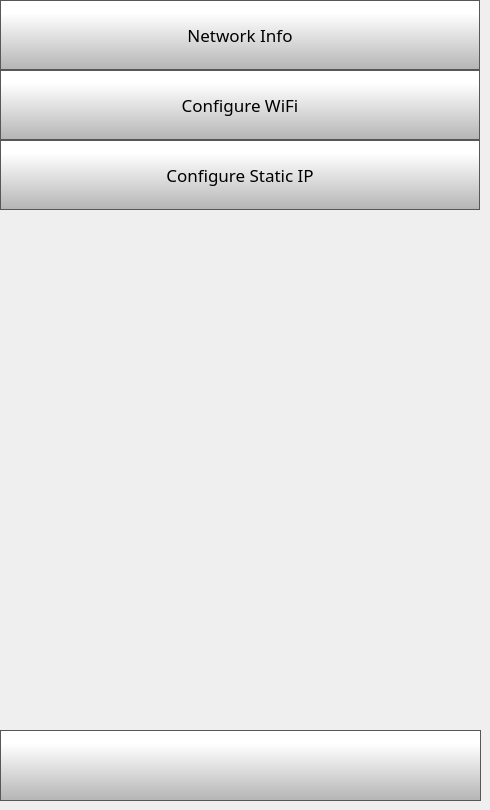
    <widget class="QWidget" name="networkSettingsPage">
     <widget class="QPushButton" name="networkInfoButton">
      <property name="geometry">
       <rect>
        <x>0</x>
        <y>0</y>
        <width>480</width>
        <height>70</height>
       </rect>
      </property>
      <property name="minimumSize">
       <size>
        <width>0</width>
        <height>70</height>
       </size>
      </property>
      <property name="font">
       <font>
        <family>Gotham</family>
        <pointsize>13</pointsize>
       </font>
      </property>
      <property name="styleSheet">
       <string notr="true">QPushButton {
     border: 1px solid rgb(87, 87, 87);
	background-color: qlineargradient(spread:pad, x1:0, y1:1, x2:0, y2:0.188, stop:0 rgba(180, 180, 180, 255), stop:1 rgba(255, 255, 255, 255));


}

QPushButton:pressed {
    background-color: qlineargradient(x1: 0, y1: 0, x2: 0, y2: 1,
                                      stop: 0 #dadbde, stop: 1 #f6f7fa);
}

QPushButton:flat {
    border: none; /* no border for a flat push button */
}

QPushButton:default {
    border-color: navy; /* make the default button prominent */
}

QPushButton:focus {
	outline: none;
}</string>
      </property>
      <property name="text">
       <string>Network Info</string>
      </property>
      <property name="iconSize">
       <size>
        <width>40</width>
        <height>40</height>
       </size>
      </property>
     </widget>
     <widget class="QPushButton" name="configureWifiButton">
      <property name="geometry">
       <rect>
        <x>0</x>
        <y>70</y>
        <width>480</width>
        <height>70</height>
       </rect>
      </property>
      <property name="minimumSize">
       <size>
        <width>0</width>
        <height>70</height>
       </size>
      </property>
      <property name="font">
       <font>
        <family>Gotham</family>
        <pointsize>13</pointsize>
       </font>
      </property>
      <property name="styleSheet">
       <string notr="true">QPushButton {
     border: 1px solid rgb(87, 87, 87);
	background-color: qlineargradient(spread:pad, x1:0, y1:1, x2:0, y2:0.188, stop:0 rgba(180, 180, 180, 255), stop:1 rgba(255, 255, 255, 255));


}

QPushButton:pressed {
    background-color: qlineargradient(x1: 0, y1: 0, x2: 0, y2: 1,
                                      stop: 0 #dadbde, stop: 1 #f6f7fa);
}

QPushButton:flat {
    border: none; /* no border for a flat push button */
}

QPushButton:default {
    border-color: navy; /* make the default button prominent */
}

QPushButton:focus {
	outline: none;
}</string>
      </property>
      <property name="text">
       <string>Configure WiFi</string>
      </property>
      <property name="iconSize">
       <size>
        <width>40</width>
        <height>40</height>
       </size>
      </property>
     </widget>
     <widget class="QPushButton" name="configureStaticIPButton">
      <property name="geometry">
       <rect>
        <x>0</x>
        <y>140</y>
        <width>480</width>
        <height>70</height>
       </rect>
      </property>
      <property name="minimumSize">
       <size>
        <width>0</width>
        <height>70</height>
       </size>
      </property>
      <property name="font">
       <font>
        <family>Gotham</family>
        <pointsize>13</pointsize>
       </font>
      </property>
      <property name="styleSheet">
       <string notr="true">QPushButton {
     border: 1px solid rgb(87, 87, 87);
	background-color: qlineargradient(spread:pad, x1:0, y1:1, x2:0, y2:0.188, stop:0 rgba(180, 180, 180, 255), stop:1 rgba(255, 255, 255, 255));


}

QPushButton:pressed {
    background-color: qlineargradient(x1: 0, y1: 0, x2: 0, y2: 1,
                                      stop: 0 #dadbde, stop: 1 #f6f7fa);
}

QPushButton:flat {
    border: none; /* no border for a flat push button */
}

QPushButton:default {
    border-color: navy; /* make the default button prominent */
}

QPushButton:focus {
	outline: none;
}</string>
      </property>
      <property name="text">
       <string>Configure Static IP</string>
      </property>
      <property name="iconSize">
       <size>
        <width>40</width>
        <height>40</height>
       </size>
      </property>
     </widget>
     <widget class="QPushButton" name="networkSettingsBackButton">
      <property name="geometry">
       <rect>
        <x>0</x>
        <y>730</y>
        <width>481</width>
        <height>71</height>
       </rect>
      </property>
      <property name="minimumSize">
       <size>
        <width>0</width>
        <height>0</height>
       </size>
      </property>
      <property name="font">
       <font>
        <family>Gotham Light</family>
        <pointsize>9</pointsize>
       </font>
      </property>
      <property name="styleSheet">
       <string notr="true">QPushButton {
     border: 1px solid rgb(87, 87, 87);
	background-color: qlineargradient(spread:pad, x1:0, y1:1, x2:0, y2:0.188, stop:0 rgba(180, 180, 180, 255), stop:1 rgba(255, 255, 255, 255));


}

QPushButton:pressed {
    background-color: qlineargradient(x1: 0, y1: 0, x2: 0, y2: 1,
                                      stop: 0 #dadbde, stop: 1 #f6f7fa);
}

QPushButton:flat {
    border: none; /* no border for a flat push button */
}

QPushButton:default {
    border-color: navy; /* make the default button prominent */
}</string>
      </property>
      <property name="text">
       <string/>
      </property>
      <property name="icon">
       <iconset>
        <normaloff>templates/img/arrows-4.png</normaloff>templates/img/arrows-4.png</iconset>
      </property>
      <property name="iconSize">
       <size>
        <width>50</width>
        <height>50</height>
       </size>
      </property>
      <property name="checkable">
       <bool>false</bool>
      </property>
      <property name="autoDefault">
       <bool>false</bool>
      </property>
      <property name="default">
       <bool>false</bool>
      </property>
      <property name="flat">
       <bool>false</bool>
      </property>
     </widget>
    </widget>
